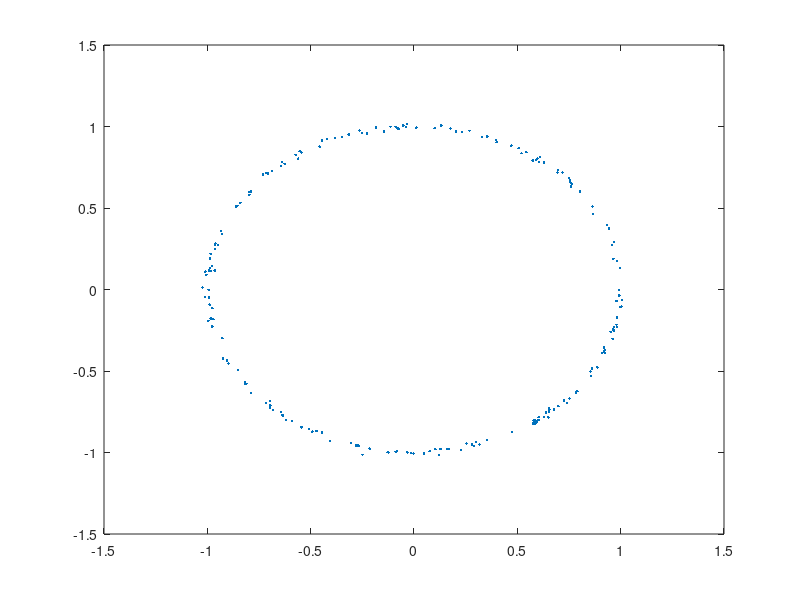
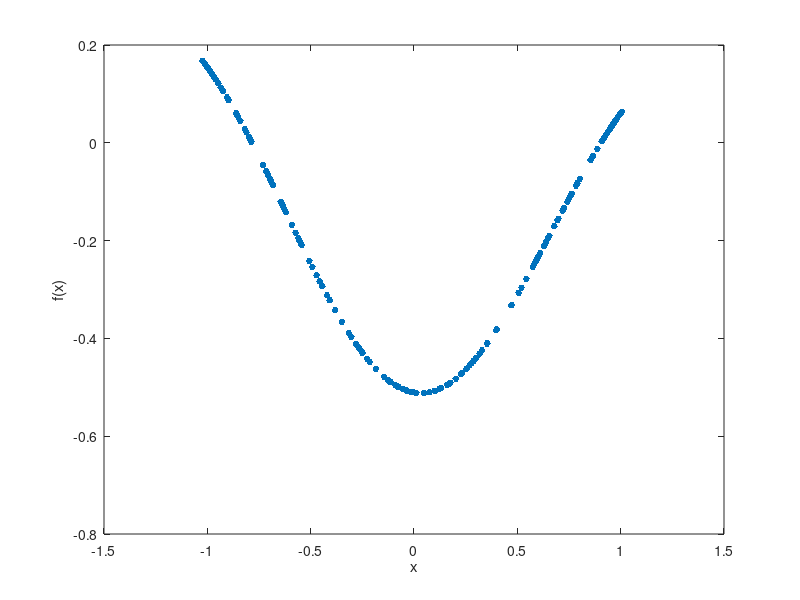
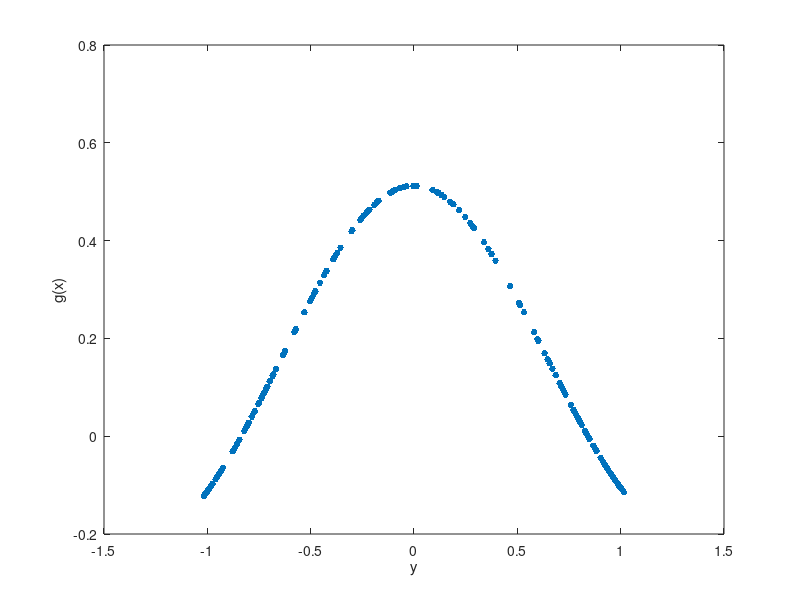
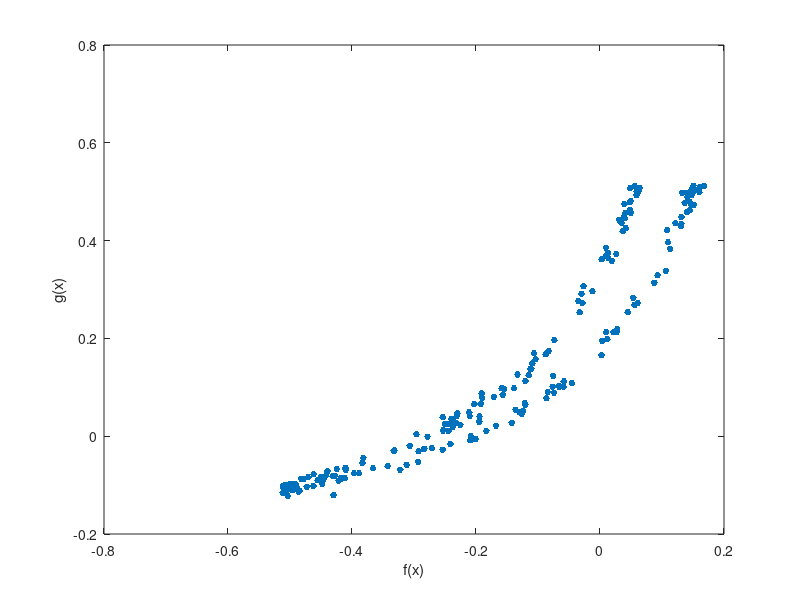

Reproduce these figures in MATLAB, in order.
function COCO
%% Gernerating nonindependent Data
N = 200;
t = 2 * pi .* rand(N, 1);
n1 = 0.01 .* randn(N, 1); n2 = 0.01 .* randn(N, 1);
x = sin(t) + n1; y = cos(t) + n2;
plot(x, y, '.')
%implement COCO
gamma = 1; eta = 0.00000001;
K = GK(x, gamma); L = GK(y, gamma);
H = eye(N) - ones(N) ./ N;
Kt = H * K * H; Lt = H * L * H;
z = zeros(N);
A = [z, Kt * Lt / N;
     Lt * Kt / N, z];
B = [Kt, z;
     z, Lt];
%% Incomplete Cholesky solution and plot
R = inChole(B, eta);
At = pinv(R') * A * pinv(R);
[V, D] = eig(At);
cocoi = abs(real(D(1, 1)));
e1 = pinv(R) * V(:, 1);
alpha = e1(1 : N); beta = e1(N + 1 : 2 * N);
fx = K * H * alpha;
gx = L * H * beta;
figure();
plot(x, fx, '.', 'markersize', 15); xlabel('x'); ylabel('f(x)');
figure();
plot(y, gx, '.', 'markersize', 15); xlabel('y'); ylabel('g(x)');
figure();
plot(fx, gx, '.', 'markersize', 15); xlabel('f(x)'); ylabel('g(x)');
cocoi
%% COCO solution
[Vc, Dc] = eig(A, B);
ec1 = Vc(:, 1);
coco = abs(real(Dc(1,1)));
alphac = ec1(1 : N); betac = ec1(N + 1 : 2 * N);
fcx = K * H * alphac;
gcx = L * H * betac;
figure();
plot(x, fcx, '.', 'markersize', 15); xlabel('x'); ylabel('f(x)');
figure();
plot(y, gcx, '.', 'markersize', 15); xlabel('y'); ylabel('g(x)');
figure();
plot(fcx, gcx, '.', 'markersize', 15); xlabel('f(x)'); ylabel('g(x)');
coco

%Gaussian kernel
function K = GK(x, gamma)
n = length(x);
K = zeros(n);
for i = 1 : n
    for j = 1 : n
        K(i, j) = exp(-(x(i) - x(j))^2 / gamma^2);
    end
end

%incomplete cholesky decomposation
function R = inChole(K, eta)
[ell, ell1] = size(K);
j = 0;
R = zeros(ell,ell);
d = diag(K);
[a,I(j+1)] = max(d);
while a > eta
  j = j + 1;
  nu(j) = sqrt(a);
  for i = 1:ell
    R(j,i) = (K(I(j),i) - R(:,i)'*R(:,I(j)))/nu(j);
    d(i) = d(i) - R(j,i)^2;
  end
  [a,I(j+1)] = max(d);
end
T = j;
R = R(1:T,:);



